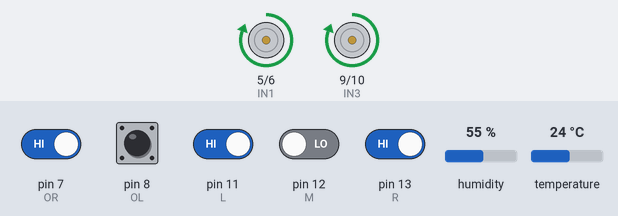
Bench run of a sketch on a simulated Arduino Uno, built with avr-gcc and run on an emulated ATmega328P. Shown: motor-driver pin pairs drawn as motors (green arrow = first pin HIGH = forward, orange = second pin HIGH = backward, longer = more drive). The test bench sets the inputs (shaded band); at power-on: pin 7 (OR), pin 8 (OL), pin 11 (L), pin 13 (R) HIGH, pin 12 (M) LOW, humidity 55 %, temperature 24 °C.

Above: at 1.2 s.
1.3 s: pin 7 (OR) driven LOW
At 2.4 s:
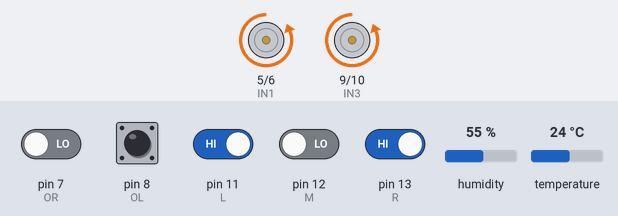
2.8 s: pin 11 (L) driven LOW
At 3.5 s:
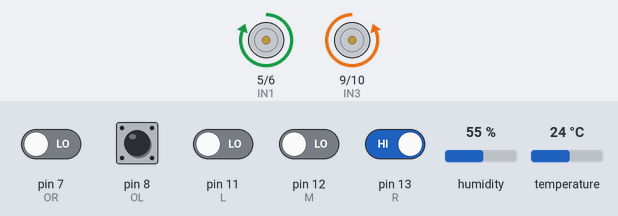
4.3 s: pin 11 (L) driven HIGH
At 4.7 s:
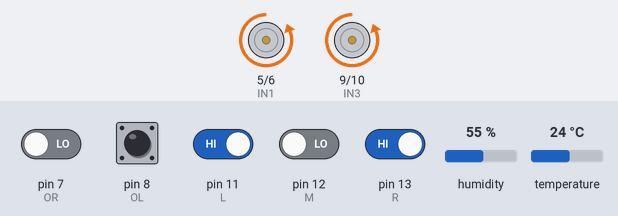
5.8 s: pin 12 (M) driven HIGH
At 7.0 s:
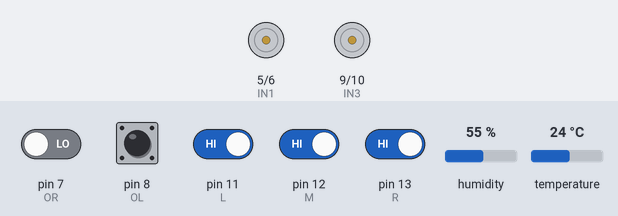
7.3 s: pin 12 (M) driven LOW
At 8.2 s:
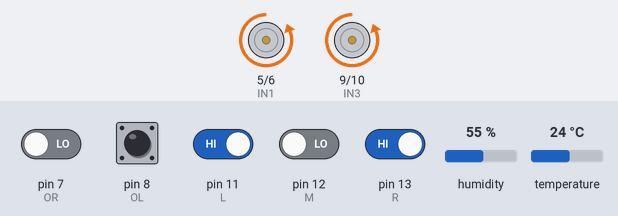
8.8 s: pin 13 (R) driven LOW
At 9.3 s:
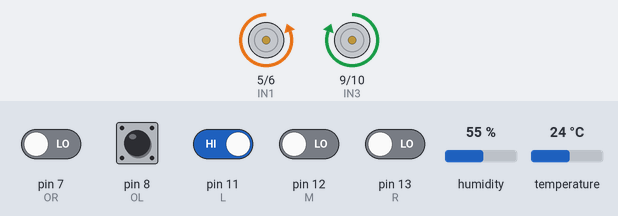
Timing chart, 0 to 11.3 s (numbered marks = the images above; inputs shaded):
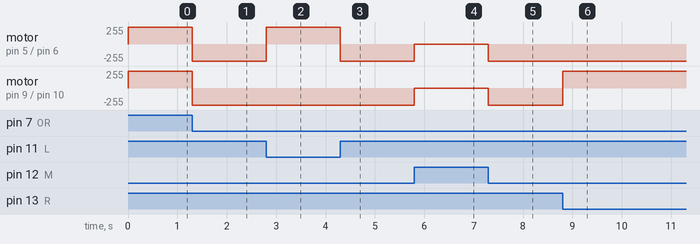

Measured:
- after the input at 1.3 s, motor on pin 5 (IN1) / pin 6 (IN2), motor on pin 9 (IN3) / pin 10 (IN4): forward 255/255 → backward 255/255 at once
- after the input at 2.8 s, motor on pin 5 (IN1) / pin 6 (IN2): backward 255/255 → forward 255/255 at once
- after the input at 4.3 s, motor on pin 5 (IN1) / pin 6 (IN2): forward 255/255 → backward 255/255 at once
- after the input at 5.8 s, motor on pin 5 (IN1) / pin 6 (IN2), motor on pin 9 (IN3) / pin 10 (IN4): backward 255/255 → stopped at once
- after the input at 7.3 s, motor on pin 5 (IN1) / pin 6 (IN2), motor on pin 9 (IN3) / pin 10 (IN4): stopped → backward 255/255 at once
- after the input at 8.8 s, motor on pin 9 (IN3) / pin 10 (IN4): backward 255/255 → forward 255/255 at once

The sketch:

Mobile_environmental_monitoring_and_security_device_for_IDC.ino
```cpp
//Mobile environmental monitoring and security device for IDC
//NSCAD丨 MDes-6530丨 Fall 2020
//Instructor: Professor Michael LeBlanc
//Xavier W. Wang @ Halifax Dec.2020

//L298N drive board -need even more current than other driver board- aviod this in the future!!!
int IN1 = 5;     //Left motor forward
int IN2 = 6;     //Left motor dback
int IN3 = 9;     //Right motor forward
int IN4 = 10;    //Right motor back
//int key= 0;    //Button

//Line track
int L = 11;   //Left IR line track sensor
int M = 12;   //Middle IR line track sensor
int R = 13;   //Right IR line track sensor

//IR obstacle
int OL = 8;   //IR obstacle sensor left
int OR = 7;   //IR obstacle sensor right

//Rest Environmental sensors
int wPin = A0;     //Water sensor
int pirPin = A1;   //PIR sensor
int fPin = A2;     //Fire sensor
int mq2 = A3;      //Gas sensor(MQ2)


//DHT22
#include <DHT.h>;
#define DHTPIN 4
#define DHTTYPE DHT22
DHT dht(DHTPIN, DHTTYPE);
//Airpresure BOSCH BMP180
#include <SFE_BMP180.h>;
SFE_BMP180 AirPresure;
char presureDelayTime;
double presureP, presureT;

//Variables丨value
int SL;             //Left IR line track sensor
int SR;             //Middle IR line track sensor
int SM;             //Right IR line track sensor
int IROL;           //IR obstacle sensor left variable
int IROR;           //IR obstacle sensor right variable
float hum;          //DHT22 humidity value
float temp;         //DHT22 temperature value

void setup()
{
//  pinMode(key, INPUT);  // Button
  Serial.println("BMP180 Measurements");
  dht.begin();
  AirPresure.begin();
  //Driver moudle pins
  pinMode(IN1, OUTPUT);
  pinMode(IN2, OUTPUT);
  pinMode(IN3, OUTPUT);
  pinMode(IN4, OUTPUT);
  // other sensor
  pinMode(pirPin, INPUT);      //PIR sensor
  pinMode(fPin, INPUT); //Fire sensor
  pinMode(L, INPUT);   //left IR line track sensor
  pinMode(M, INPUT);   //middle IR line track sensor
  pinMode(R, INPUT);   //right IR line track sensor
  Serial.begin(9600);
  pinMode(OL, INPUT);   //IR obstacle sensor left
  pinMode(OR, INPUT);   //IR obstacle sensor right
}
// --------Define movement------------
// -----------Forward-----------------
void run()
{
  digitalWrite(IN1,HIGH);
  digitalWrite(IN2,LOW);
  digitalWrite(IN3,HIGH);
  digitalWrite(IN4,LOW);
}

// -----------Brake-----------------
void brake()
{
  digitalWrite(IN1,LOW);
  digitalWrite(IN2,LOW);
  digitalWrite(IN3,LOW);
  digitalWrite(IN4,LOW);
}

// -----------Left turn (light)Not in use ATM)-----------------
void left()
{
  digitalWrite(IN1,LOW);
  digitalWrite(IN2,HIGH);
  digitalWrite(IN3,LOW);
  digitalWrite(IN4,LOW);

}

// -----------Left turn (hard)-----------------
void spin_left()
{
  digitalWrite(IN1,LOW);
  digitalWrite(IN2,HIGH);
  digitalWrite(IN3,HIGH);
  digitalWrite(IN4,LOW);

}

// -----------Right turn (light)(Not in use ATM)-----------------
void right()
{
  digitalWrite(IN1,LOW);
  digitalWrite(IN2,LOW);
  digitalWrite(IN3,LOW);
  digitalWrite(IN4,HIGH);
}

// -----------Right turn (hard)-----------------
void spin_right()
{
  digitalWrite(IN1,HIGH);
  digitalWrite(IN2,LOW);
  digitalWrite(IN3,LOW);
  digitalWrite(IN4,HIGH);
}

// -----------Backwards-----------------
void back()
{
  digitalWrite(IN1,LOW);
  digitalWrite(IN2,HIGH);
  digitalWrite(IN3,LOW);
  digitalWrite(IN4,HIGH);
}


void loop()
{
  while(1) // infinity loop
  {
  SL = digitalRead(L);
  SR = digitalRead(R);
  SM = digitalRead(M);
  IROL = digitalRead(OL);
  IROR = digitalRead(OR);
  hum = dht.readHumidity();
  temp = dht.readTemperature();
    //-----------line track & obstacle aviod---------------
      if(SM==HIGH&&SR==LOW&&SL==LOW)     //Middle is black line, forward
      {
          run();
//All comment out because the Serial.print will slow the Arduino uno down, and obstacle avoid will not be processed in time
//And it also needs more strong power source.
//          Serial.print("Humidity: ");
//          Serial.print(hum);
//          Serial.print(" %, Temp: ");
//          Serial.print(temp);
//          Serial.println(" Celsius");
//          Serial.print("Gas sensor: ");
//          Serial.println(analogRead(mq2));
//          Serial.print("Fire sensor: ");
//          Serial.println(digitalRead(fPin));
//          Serial.print("PIR sensor: ");
//          Serial.println(digitalRead(pirPin));
//          Serial.print("Water sensor: ");
//          Serial.println(digitalRead(wPin));
//          Serial.print("Current Preasure: ");
//          Serial.print(presureP);
//          Serial.println(" bar");
//          Serial.print(presureP);
//          Serial.print(" bar is");
//          Serial.print(presureP / 1000.0);
//          Serial.println(" atm");
//          delay(10000);
      }
      else if(SM==LOW&&SR==LOW&&SL==HIGH)//Middle & right are white，left is black line(far from the right direction)， then big left TURN
      {
          spin_left();
      }
//      else if(SM==HIGH&&SR==LOW&&SL==HIGH)//Middle & leftt are black，right is white，then left TURN
//      {                                   //Working badly in some scenario, jeopardize the whole line tracking process
//          left();
//      }
      else if(SM==LOW&&SR==HIGH&&SL==LOW)//Middle & left are white，right is black(far from the right direction), then big right  TURN
      {
          spin_right();
      }
//      else if(SM==HIGH&&SR==HIGH&&SL==LOW)//Middle & right are white，left is black，then right TURN
//      {                                   //Working badly in some scenario, jeopardize the whole line tracking process
//          right();
//      }
      else if(SM==HIGH&&SR==HIGH&&SL==HIGH)  //All black - STOP
      {
        brake();
      }
      else if(SM==LOW&&SR==LOW&&SL==LOW)  //All white（Out of line) - BACK
      {
        back();
      }
      else if(IROL==LOW||IROR==LOW)  //Left IR or Right IR detect obstacles, STOP(LOW when it detect something)
      {
        back();
      }
      else                //Defualt state is forward
      {
        run();
      }
   }
}
```
